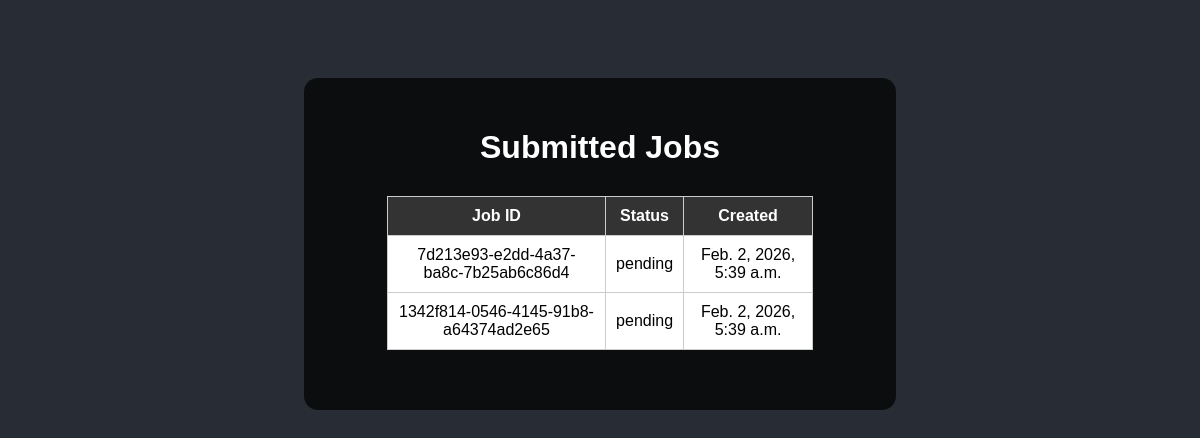
The app's page /qmodel/job_list/, older data.
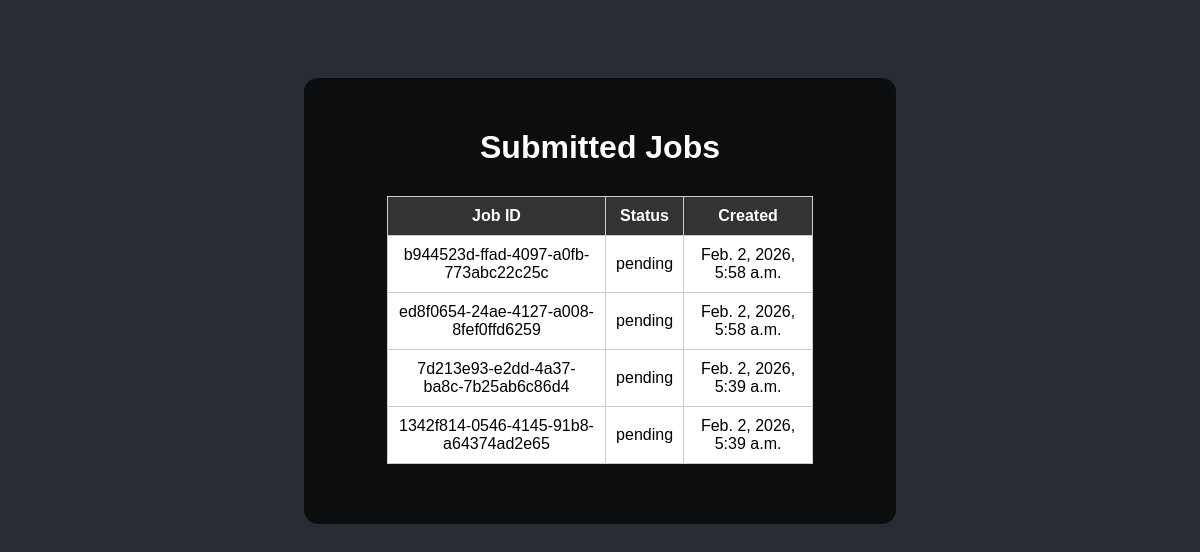
The same page, newer data.
### qmodel/models.py (models this page shows, shortened)
class Job(models.Model):
    job_id = models.UUIDField(primary_key=True, default=uuid.uuid4, editable=False)
    job_env_config = models.JSONField()  # Stores the 'job_evn' dictionary from the JSON
    status = models.CharField(
        max_length=32, choices=STATUS_CHOICES, default="pending"
    )  # Current status of the job
    created_at = models.DateTimeField(
        auto_now_add=True
    )  # Automatically sets the timestamp when the job is created

### qmodel/views.py (the view)
# urls.py: path("job_list/", views.job_list, name="job_list"),
def job_list(request):
    jobs = Job.objects.all().order_by("-created_at")
    job_steps = (
        JobStep.objects.all()
        .select_related("job", "config_block_hash")
        .order_by("job__created_at", "id")
    )
    context = {"jobs": jobs, "job_steps": job_steps}
    return render(request, "qmodel/job_list.html", context)

### qmodel/templates/qmodel/job_list.html (shortened to what this page needs)
<!DOCTYPE html>
<html lang="en">
<head>
</head>
<body>
    <div class="container">
        <h1>Submitted Jobs</h1>
        <table>
            <thead>
                <tr>
                    <th>Job ID</th>
                    <th>Status</th>
                    <th>Created</th>
                </tr>
            </thead>
            <tbody>
                {% for job in jobs %}
                <tr>
                    <td>{{ job.job_id }}</td>
                    <td>{{ job.status }}</td>
                    <td>{{ job.created_at }}</td>
                </tr>
                {% empty %}
                <tr>
                    <td colspan="3">No jobs submitted yet.</td>
                </tr>
                {% endfor %}
            </tbody>
        </table>
    </div>
</body>
</html>

### qmodel/templates/qmodel/job_list.html (style rules this page uses)
body { font-family: Arial, sans-serif; background-color: #282c34; color: white; text-align: center; padding-top: 70px; }
.container { background-color: rgba(0, 0, 0, 0.7); padding: 30px; margin: auto; width: 45%; border-radius: 14px; }
h1 { margin-bottom: 30px; }
table { margin: 30px auto; width: 80%; border-collapse: collapse; background-color: white; color: black; }
th, td { padding: 10px; border: 1px solid #ccc; }
thead { background-color: #333; color: white; }

Row changes from the older to the newer data that the page shows:
added Job: job_id "b944523d-ffad-4097-a0fb-773abc22c25c", status "pending", created_at "Feb. 2, 2026, 5:58 a.m."
added Job: job_id "ed8f0654-24ae-4127-a008-8fef0ffd6259", status "pending", created_at "Feb. 2, 2026, 5:58 a.m."
